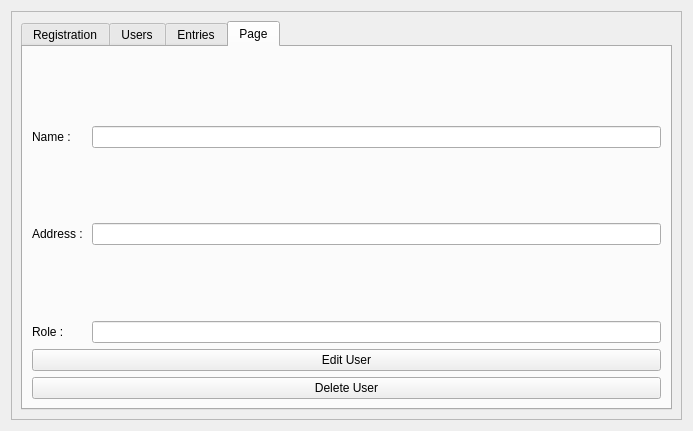
<?xml version="1.0" encoding="UTF-8"?>
<ui version="4.0">
 <class>Admin_Panel</class>
 <widget class="QWidget" name="Admin_Panel">
  <property name="geometry">
   <rect>
    <x>0</x>
    <y>0</y>
    <width>693</width>
    <height>431</height>
   </rect>
  </property>
  <property name="windowTitle">
   <string>Form</string>
  </property>
  <layout class="QVBoxLayout" name="verticalLayout">
   <item>
    <widget class="QFrame" name="frame">
     <property name="frameShape">
      <enum>QFrame::StyledPanel</enum>
     </property>
     <property name="frameShadow">
      <enum>QFrame::Raised</enum>
     </property>
     <layout class="QGridLayout" name="gridLayout_2">
      <item row="0" column="1">
       <widget class="QTabWidget" name="Table_View">
        <property name="currentIndex">
         <number>3</number>
        </property>
        <widget class="QWidget" name="registration">
         <attribute name="title">
          <string>Registration</string>
         </attribute>
         <layout class="QGridLayout" name="gridLayout_3">
          <item row="1" column="0">
           <widget class="QFrame" name="CamView_Frame">
            <property name="frameShape">
             <enum>QFrame::StyledPanel</enum>
            </property>
            <property name="frameShadow">
             <enum>QFrame::Raised</enum>
            </property>
            <layout class="QGridLayout" name="gridLayout">
             <item row="1" column="0">
              <widget class="QPushButton" name="Capture_Button">
               <property name="text">
                <string>Capture</string>
               </property>
              </widget>
             </item>
             <item row="1" column="1">
              <widget class="QPushButton" name="Upload_Button">
               <property name="text">
                <string>Upload</string>
               </property>
              </widget>
             </item>
             <item row="0" column="0" colspan="2">
              <widget class="QLabel" name="Camera_View">
               <property name="autoFillBackground">
                <bool>true</bool>
               </property>
               <property name="text">
                <string/>
               </property>
              </widget>
             </item>
            </layout>
           </widget>
          </item>
          <item row="1" column="1">
           <widget class="QFrame" name="frame_3">
            <property name="frameShape">
             <enum>QFrame::StyledPanel</enum>
            </property>
            <property name="frameShadow">
             <enum>QFrame::Raised</enum>
            </property>
            <widget class="QWidget" name="gridLayoutWidget_2">
             <property name="geometry">
              <rect>
               <x>10</x>
               <y>10</y>
               <width>231</width>
               <height>241</height>
              </rect>
             </property>
             <layout class="QGridLayout" name="gridLayout_5">
              <item row="1" column="0">
               <layout class="QGridLayout" name="gridLayout_4">
                <item row="0" column="1">
                 <widget class="QLineEdit" name="Name_Line">
                  <property name="maximumSize">
                   <size>
                    <width>350</width>
                    <height>16777215</height>
                   </size>
                  </property>
                 </widget>
                </item>
                <item row="1" column="0">
                 <widget class="QLabel" name="label_2">
                  <property name="text">
                   <string>Adress:</string>
                  </property>
                 </widget>
                </item>
                <item row="2" column="1">
                 <widget class="QLineEdit" name="Role_Line">
                  <property name="maximumSize">
                   <size>
                    <width>350</width>
                    <height>16777215</height>
                   </size>
                  </property>
                 </widget>
                </item>
                <item row="0" column="0">
                 <widget class="QLabel" name="label_3">
                  <property name="text">
                   <string>Name:</string>
                  </property>
                 </widget>
                </item>
                <item row="1" column="1">
                 <widget class="QLineEdit" name="Adress_Line">
                  <property name="maximumSize">
                   <size>
                    <width>350</width>
                    <height>16777215</height>
                   </size>
                  </property>
                 </widget>
                </item>
                <item row="2" column="0">
                 <widget class="QLabel" name="label_4">
                  <property name="text">
                   <string>Role:</string>
                  </property>
                 </widget>
                </item>
               </layout>
              </item>
              <item row="2" column="0">
               <widget class="QPushButton" name="Register_Button">
                <property name="enabled">
                 <bool>true</bool>
                </property>
                <property name="sizePolicy">
                 <sizepolicy hsizetype="Maximum" vsizetype="Fixed">
                  <horstretch>5</horstretch>
                  <verstretch>0</verstretch>
                 </sizepolicy>
                </property>
                <property name="text">
                 <string>Register</string>
                </property>
               </widget>
              </item>
             </layout>
            </widget>
           </widget>
          </item>
          <item row="0" column="1">
           <widget class="QComboBox" name="comboBox"/>
          </item>
         </layout>
        </widget>
        <widget class="QWidget" name="users">
         <attribute name="title">
          <string>Users</string>
         </attribute>
         <layout class="QGridLayout" name="gridLayout_6">
          <item row="0" column="0">
           <widget class="QTableWidget" name="Users_View">
            <property name="editTriggers">
             <set>QAbstractItemView::NoEditTriggers</set>
            </property>
            <property name="rowCount">
             <number>7</number>
            </property>
            <property name="columnCount">
             <number>3</number>
            </property>
            <row/>
            <row/>
            <row/>
            <row/>
            <row/>
            <row/>
            <row/>
            <column>
             <property name="text">
              <string>Name</string>
             </property>
            </column>
            <column>
             <property name="text">
              <string>Adress</string>
             </property>
            </column>
            <column>
             <property name="text">
              <string>Role</string>
             </property>
            </column>
           </widget>
          </item>
         </layout>
        </widget>
        <widget class="QWidget" name="tab">
         <attribute name="title">
          <string>Entries</string>
         </attribute>
         <layout class="QGridLayout" name="gridLayout_7">
          <item row="0" column="0">
           <widget class="QTableWidget" name="Entries_View">
            <property name="editTriggers">
             <set>QAbstractItemView::NoEditTriggers</set>
            </property>
            <property name="gridStyle">
             <enum>Qt::SolidLine</enum>
            </property>
            <property name="sortingEnabled">
             <bool>false</bool>
            </property>
            <property name="rowCount">
             <number>10</number>
            </property>
            <property name="columnCount">
             <number>3</number>
            </property>
            <row/>
            <row/>
            <row/>
            <row/>
            <row/>
            <row/>
            <row/>
            <row/>
            <row/>
            <row/>
            <column>
             <property name="text">
              <string>Name</string>
             </property>
            </column>
            <column>
             <property name="text">
              <string>Clock In Time</string>
             </property>
            </column>
            <column>
             <property name="text">
              <string>Date</string>
             </property>
            </column>
           </widget>
          </item>
         </layout>
        </widget>
        <widget class="QWidget" name="tab_2">
         <attribute name="title">
          <string>Page</string>
         </attribute>
         <layout class="QGridLayout" name="gridLayout_8">
          <item row="1" column="0">
           <widget class="QPushButton" name="EditUser_btn">
            <property name="text">
             <string>Edit User</string>
            </property>
           </widget>
          </item>
          <item row="0" column="0">
           <layout class="QFormLayout" name="formLayout">
            <item row="1" column="0">
             <widget class="QLabel" name="label">
              <property name="text">
               <string>Name : </string>
              </property>
             </widget>
            </item>
            <item row="1" column="1">
             <widget class="QLineEdit" name="Name_edit_LineEdit"/>
            </item>
            <item row="2" column="1">
             <spacer name="verticalSpacer">
              <property name="orientation">
               <enum>Qt::Vertical</enum>
              </property>
              <property name="sizeHint" stdset="0">
               <size>
                <width>20</width>
                <height>40</height>
               </size>
              </property>
             </spacer>
            </item>
            <item row="2" column="0">
             <spacer name="verticalSpacer_2">
              <property name="orientation">
               <enum>Qt::Vertical</enum>
              </property>
              <property name="sizeHint" stdset="0">
               <size>
                <width>20</width>
                <height>40</height>
               </size>
              </property>
             </spacer>
            </item>
            <item row="3" column="0">
             <widget class="QLabel" name="label_5">
              <property name="text">
               <string>Address : </string>
              </property>
             </widget>
            </item>
            <item row="4" column="0">
             <spacer name="verticalSpacer_3">
              <property name="orientation">
               <enum>Qt::Vertical</enum>
              </property>
              <property name="sizeHint" stdset="0">
               <size>
                <width>20</width>
                <height>40</height>
               </size>
              </property>
             </spacer>
            </item>
            <item row="5" column="0">
             <widget class="QLabel" name="label_6">
              <property name="text">
               <string>Role : </string>
              </property>
             </widget>
            </item>
            <item row="0" column="0">
             <spacer name="verticalSpacer_4">
              <property name="orientation">
               <enum>Qt::Vertical</enum>
              </property>
              <property name="sizeHint" stdset="0">
               <size>
                <width>20</width>
                <height>40</height>
               </size>
              </property>
             </spacer>
            </item>
            <item row="4" column="1">
             <spacer name="verticalSpacer_5">
              <property name="orientation">
               <enum>Qt::Vertical</enum>
              </property>
              <property name="sizeHint" stdset="0">
               <size>
                <width>20</width>
                <height>40</height>
               </size>
              </property>
             </spacer>
            </item>
            <item row="3" column="1">
             <widget class="QLineEdit" name="Adress_edit_LineEdit"/>
            </item>
            <item row="5" column="1">
             <widget class="QLineEdit" name="Role_edit_LineEdit"/>
            </item>
           </layout>
          </item>
          <item row="2" column="0">
           <widget class="QPushButton" name="pushButton_2">
            <property name="text">
             <string>Delete User</string>
            </property>
           </widget>
          </item>
         </layout>
        </widget>
       </widget>
      </item>
     </layout>
    </widget>
   </item>
  </layout>
 </widget>
 <resources/>
 <connections/>
</ui>
